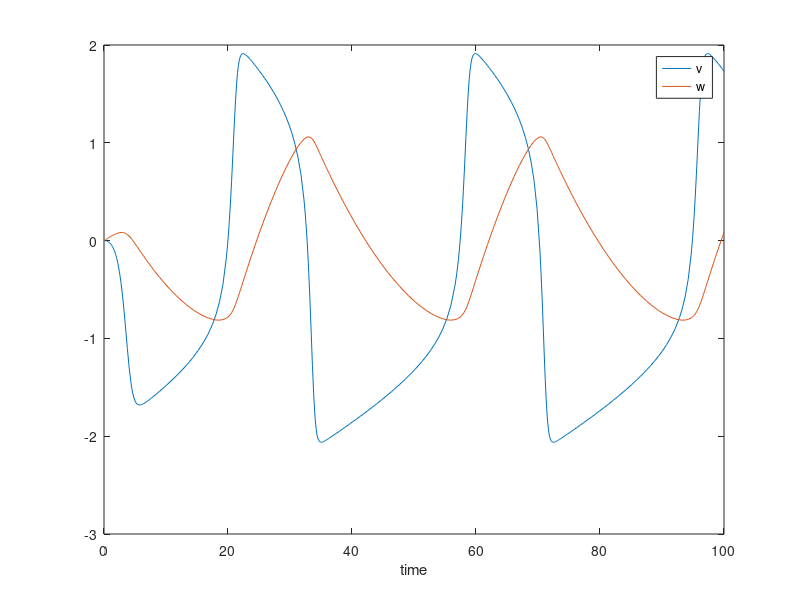
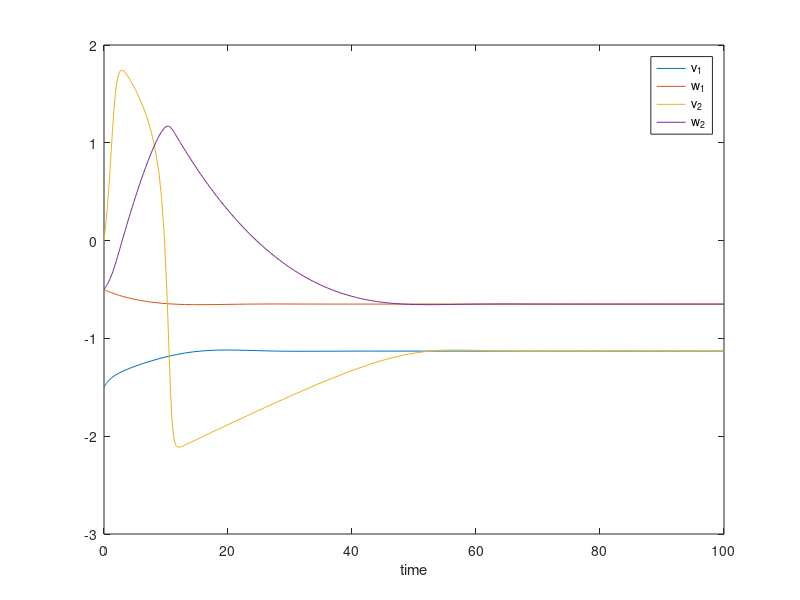
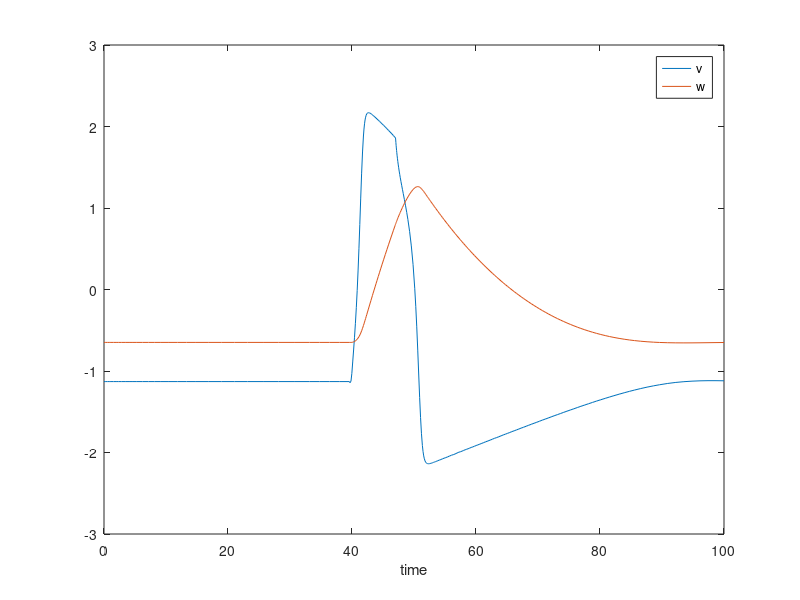
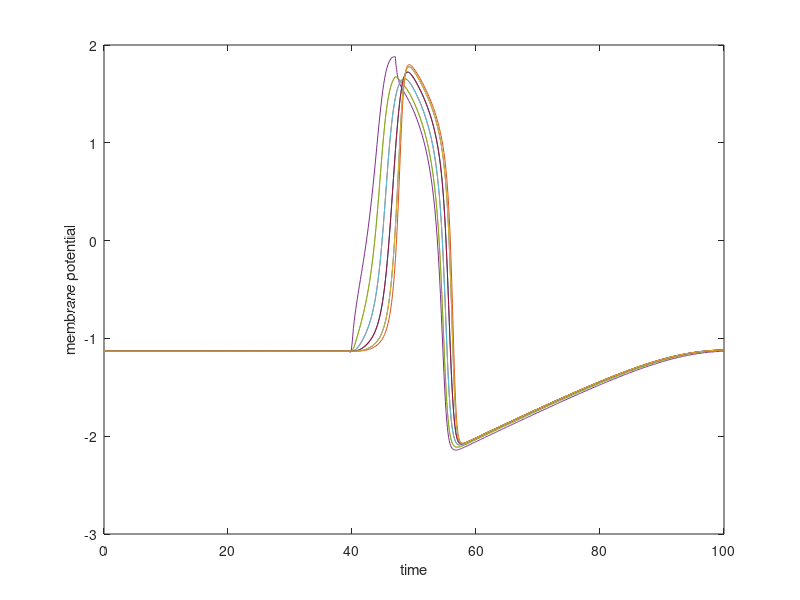

Source code (MATLAB) for these figures, in order:
% FitzHugh-Nagumo model

dxdt = @(t,x,e,a,b) [x(1) - 1/3 * x(1).^3 - x(2);
                     e*(x(1) + a - b*x(2))     ];

tf = 100;

% oscillations

e = 0.08;
a = 0.5;
b = 0.2;

[T,X] = ode45(@(t,y) dxdt(t,y,e,a,b), [0,tf], [0,0]);

figure(1)
plot(T,X)
xlabel("time")
legend("v","w")
%%
% excitability
a = 1.0;

[T1,X1] = ode45(@(t,y) dxdt(t,y,e,a,b), [0,tf],[-1.5,-0.5]);
[T2,X2] = ode45(@(t,y) dxdt(t,y,e,a,b), [0,tf],[0.0,-0.5]);

figure(2)
plot(T1,X1,T2,X2)
xlabel("time")
legend("v_1","w_1","v_2","w_2")

x_ss = X1(length(X1),:);

%%
% perturbation

I0 = 1.0;
tStart = 40;
tEnd = 47;
Ifunc = @(t) I0*(t>tStart)*(t<tEnd);

dxdt_p = @(t,x,e,a,b) [x(1) - 1/3 * x(1).^3 - x(2) + Ifunc(t);
                       e*(x(1) + a - b*x(2))                ];

[T,X] = ode45(@(t,y) dxdt_p(t,y,e,a,b),[0,tf],x_ss);

figure(3);
plot(T,X);
xlabel("time")
legend("v","w")

%%
% neural network
% matrix of interactions
N = 10; % number of neurons

I0 = zeros(N,1); % N elements
I0(4) = 1;
tStart = 40;
tEnd = 47;
Ifunc_v = @(t) I0*(t>tStart)*(t<tEnd);

dvdt_large = @(t,v,w,D) v - 1/3 * v.^3 - w + Ifunc_v(t) + D.*(circshift(v,1) - 2*v + circshift(v,-1));
dwdt_large = @(t,v,w,e,a,b) e*(v + a - b*w);
dxdt_large = @(t,x,N,D,e,a,b) [dvdt_large(t,x(1:N),x(N+1:2*N),D); 
                               dwdt_large(t,x(1:N),x(N+1:2*N),e,a,b)];

D = 0.9; % connectivity
v_int = x_ss(1) * ones(1,N);
w_int = x_ss(2) * ones(1,N);

[T,X] = ode45(@(t,y) dxdt_large(t,y,N,D,e,a,b), [0,tf],[v_int';w_int']);

figure(4);
plot(T,X(:,1:N));
xlabel("time")
ylabel("membrane potential")

% movie
for nt=1:numel(T)
figure(5); clf; hold on; box on;
plot(X(nt,1:N));
set(gca,'ylim', [-2.5,2.5])
xlabel('Cell');
ylabel('Voltage')
drawnow;
end